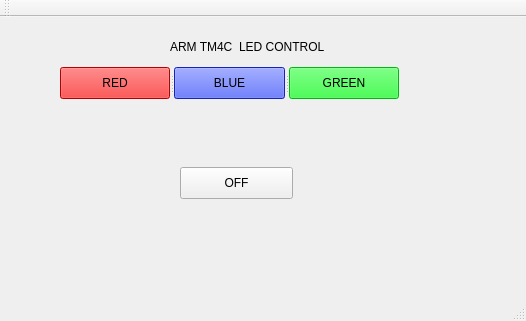
<?xml version="1.0" encoding="UTF-8"?>
<ui version="4.0">
 <class>MainWindow</class>
 <widget class="QMainWindow" name="MainWindow">
  <property name="geometry">
   <rect>
    <x>0</x>
    <y>0</y>
    <width>526</width>
    <height>321</height>
   </rect>
  </property>
  <property name="windowTitle">
   <string>MainWindow</string>
  </property>
  <widget class="QWidget" name="centralWidget">
   <widget class="QPushButton" name="pushButton_4">
    <property name="geometry">
     <rect>
      <x>180</x>
      <y>150</y>
      <width>113</width>
      <height>32</height>
     </rect>
    </property>
    <property name="text">
     <string>OFF</string>
    </property>
   </widget>
   <widget class="QLabel" name="label">
    <property name="geometry">
     <rect>
      <x>170</x>
      <y>20</y>
      <width>211</width>
      <height>20</height>
     </rect>
    </property>
    <property name="text">
     <string>ARM TM4C  LED CONTROL</string>
    </property>
   </widget>
   <widget class="QSplitter" name="splitter">
    <property name="geometry">
     <rect>
      <x>60</x>
      <y>50</y>
      <width>339</width>
      <height>32</height>
     </rect>
    </property>
    <property name="orientation">
     <enum>Qt::Horizontal</enum>
    </property>
    <widget class="QPushButton" name="pushButton">
     <property name="styleSheet">
      <string notr="true">background-color:rgb(255, 0, 0)</string>
     </property>
     <property name="text">
      <string>RED</string>
     </property>
    </widget>
    <widget class="QPushButton" name="BluePushbutton_2">
     <property name="styleSheet">
      <string notr="true">background-color: rgb(28, 51, 255);</string>
     </property>
     <property name="text">
      <string>BLUE</string>
     </property>
    </widget>
    <widget class="QPushButton" name="GreenPushButton_3">
     <property name="styleSheet">
      <string notr="true">background-color: rgb(1, 255, 20);</string>
     </property>
     <property name="text">
      <string>GREEN</string>
     </property>
    </widget>
   </widget>
  </widget>
  <widget class="QMenuBar" name="menuBar">
   <property name="geometry">
    <rect>
     <x>0</x>
     <y>0</y>
     <width>526</width>
     <height>22</height>
    </rect>
   </property>
  </widget>
  <widget class="QToolBar" name="mainToolBar">
   <attribute name="toolBarArea">
    <enum>TopToolBarArea</enum>
   </attribute>
   <attribute name="toolBarBreak">
    <bool>false</bool>
   </attribute>
  </widget>
  <widget class="QStatusBar" name="statusBar"/>
 </widget>
 <layoutdefault spacing="6" margin="11"/>
 <resources/>
 <connections/>
</ui>
